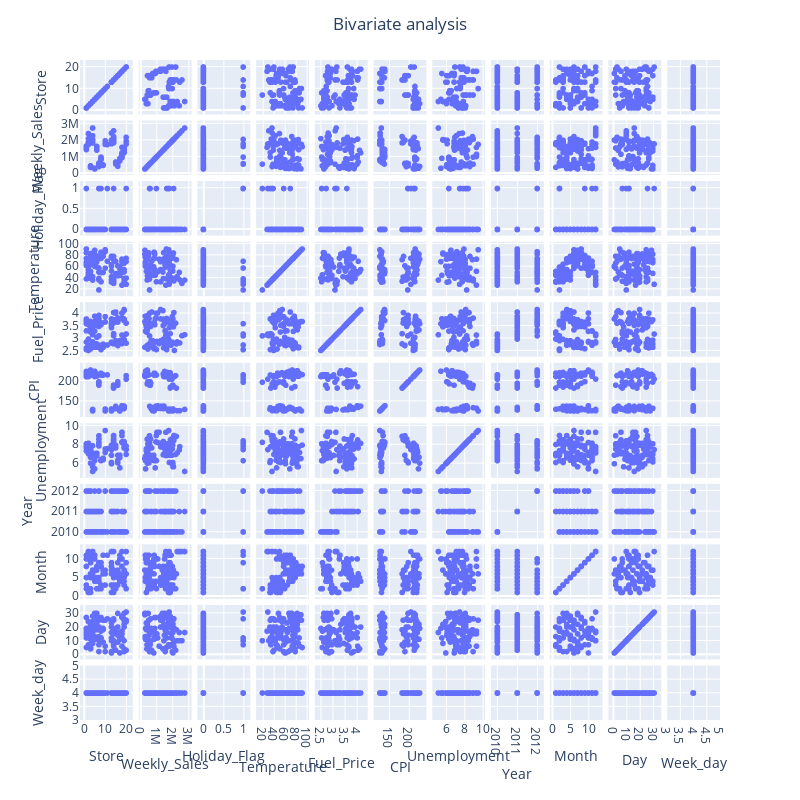

Notebook code for this chart:
### Code cell
# Visualize pairwise dependencies
fig = px.scatter_matrix(dataset)
fig.update_layout(
        title = go.layout.Title(text = "Bivariate analysis", x = 0.5), showlegend = False, 
            autosize=False, height=800, width = 800)
fig.show()
